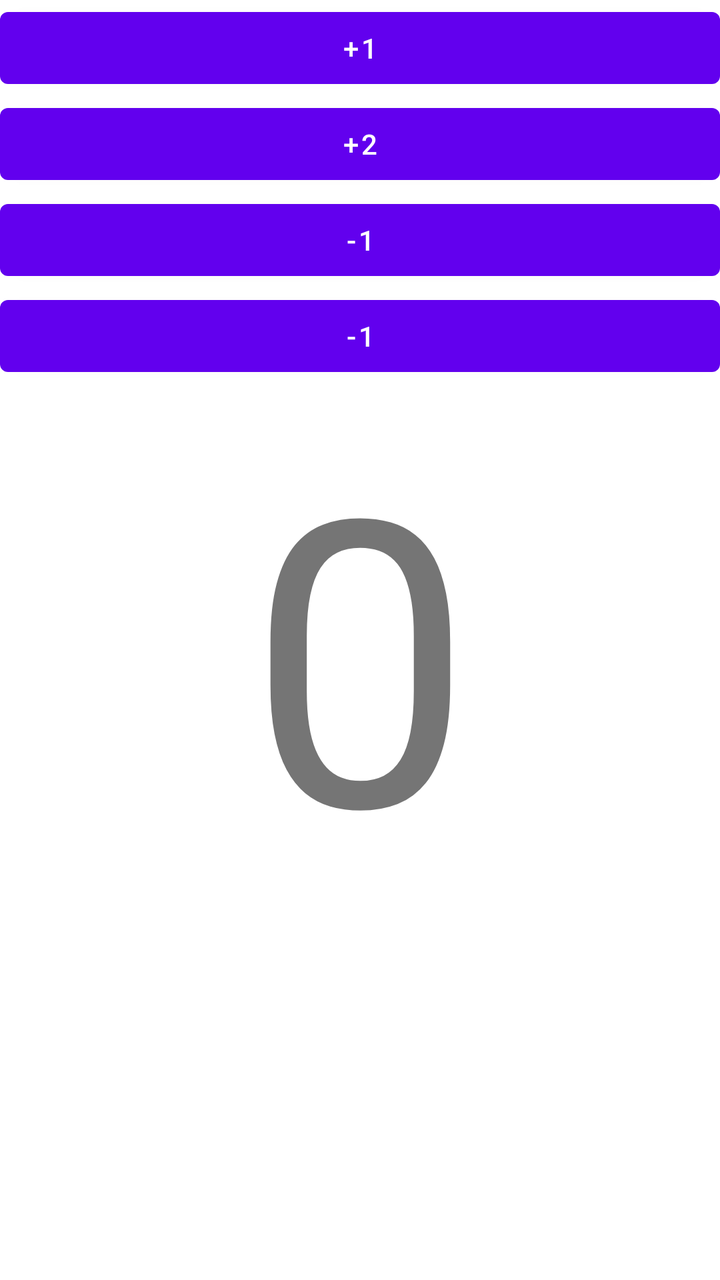
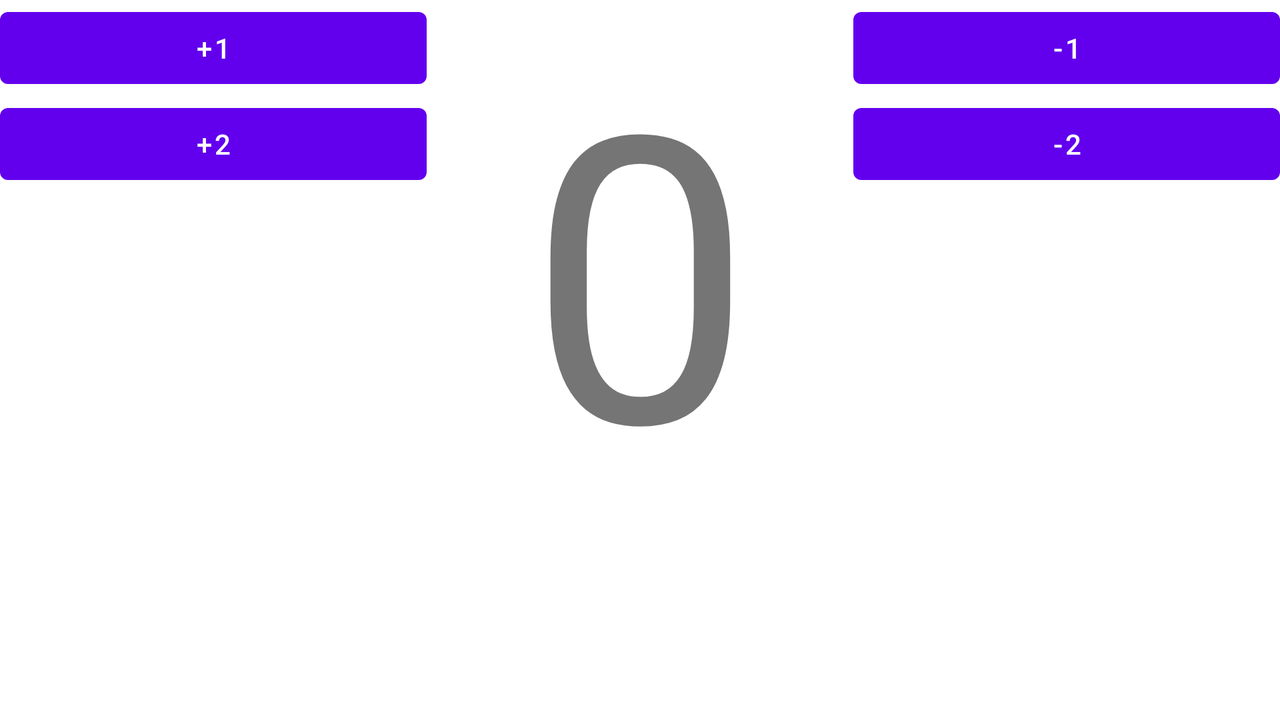

An Android layout and its configuration variant, each rendered on a device that would load it. The default file and the variant file are quoted in full after the pictures.
<!-- AndroidManifest.xml: application theme AppTheme -->
<!-- res/layout/activity_viewmodel.xml -->
<?xml version="1.0" encoding="utf-8"?>
<LinearLayout xmlns:android="http://schemas.android.com/apk/res/android"
    android:orientation="vertical" android:layout_width="match_parent"
    android:layout_height="match_parent">

    <Button
        android:id="@+id/buttonPlusOne"
        android:layout_width="match_parent"
        android:layout_height="wrap_content"
        android:text="+1"/>

    <Button
        android:id="@+id/buttonPlusTwo"
        android:layout_width="match_parent"
        android:layout_height="wrap_content"
        android:text="+2"/>

    <Button
        android:id="@+id/buttonMinusOne"
        android:layout_width="match_parent"
        android:layout_height="wrap_content"
        android:text="-1"/>

    <Button
        android:id="@+id/buttonMinusTwo"
        android:layout_width="match_parent"
        android:layout_height="wrap_content"
        android:text="-1"/>

    <TextView
        android:id="@+id/textViewCounter"
        android:text="0"
        android:textSize="200dp"
        android:textAlignment="center"
        android:layout_width="match_parent"
        android:layout_height="match_parent" />

</LinearLayout>
<!-- resources referenced by this layout -->
<resources>

</resources>
<!-- res/layout-land/activity_viewmodel.xml (the repository's variant of the layout above) -->
<!-- drawn on the phone turned sideways -->
<?xml version="1.0" encoding="utf-8"?>
<LinearLayout xmlns:android="http://schemas.android.com/apk/res/android"
    android:orientation="horizontal" android:layout_width="match_parent"
    android:layout_height="match_parent"
    android:weightSum="3">

    <LinearLayout
        android:orientation="vertical"
        android:layout_weight="1"
        android:layout_width="match_parent"
        android:layout_height="match_parent">

        <Button
            android:id="@+id/buttonPlusOne"
            android:layout_width="match_parent"
            android:layout_height="wrap_content"
            android:text="+1"/>

        <Button
            android:id="@+id/buttonPlusTwo"
            android:layout_width="match_parent"
            android:layout_height="wrap_content"
            android:text="+2"/>

    </LinearLayout>

    <TextView
        android:layout_weight="1"
        android:id="@+id/textViewCounter"
        android:text="0"
        android:textSize="200dp"
        android:textAlignment="center"
        android:layout_width="match_parent"
        android:layout_height="match_parent" />

    <LinearLayout
        android:orientation="vertical"
        android:layout_weight="1"
        android:layout_width="match_parent"
        android:layout_height="match_parent">

        <Button
            android:id="@+id/buttonMinusOne"
            android:layout_width="match_parent"
            android:layout_height="wrap_content"
            android:text="-1"/>

        <Button
            android:id="@+id/buttonMinusTwo"
            android:layout_width="match_parent"
            android:layout_height="wrap_content"
            android:text="-2"/>
    </LinearLayout>

</LinearLayout>
